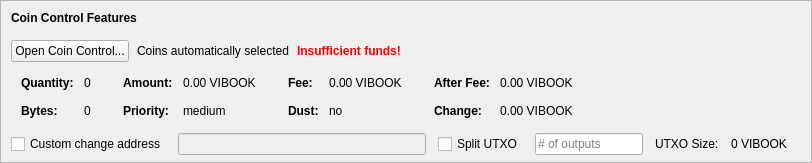
    <widget class="QFrame" name="frameCoinControl">
     <property name="sizePolicy">
      <sizepolicy hsizetype="Expanding" vsizetype="Expanding">
       <horstretch>0</horstretch>
       <verstretch>0</verstretch>
      </sizepolicy>
     </property>
     <property name="maximumSize">
      <size>
       <width>16777215</width>
       <height>16777215</height>
      </size>
     </property>
     <property name="frameShape">
      <enum>QFrame::StyledPanel</enum>
     </property>
     <property name="frameShadow">
      <enum>QFrame::Sunken</enum>
     </property>
     <layout class="QVBoxLayout" name="verticalLayoutCoinControl2">
      <property name="spacing">
       <number>0</number>
      </property>
      <property name="leftMargin">
       <number>0</number>
      </property>
      <property name="topMargin">
       <number>0</number>
      </property>
      <property name="rightMargin">
       <number>0</number>
      </property>
      <property name="bottomMargin">
       <number>6</number>
      </property>
      <item>
       <layout class="QVBoxLayout" name="verticalLayoutCoinControl" stretch="0,0,0,0,1">
        <property name="spacing">
         <number>0</number>
        </property>
        <property name="leftMargin">
         <number>10</number>
        </property>
        <property name="topMargin">
         <number>10</number>
        </property>
        <item>
         <layout class="QHBoxLayout" name="horizontalLayoutCoinControl1">
          <property name="bottomMargin">
           <number>15</number>
          </property>
          <item>
           <widget class="QLabel" name="labelCoinControlFeatures">
            <property name="sizePolicy">
             <sizepolicy hsizetype="Preferred" vsizetype="Maximum">
              <horstretch>0</horstretch>
              <verstretch>0</verstretch>
             </sizepolicy>
            </property>
            <property name="font">
             <font>
              <weight>75</weight>
              <bold>true</bold>
             </font>
            </property>
            <property name="styleSheet">
             <string notr="true">font-weight:bold;</string>
            </property>
            <property name="text">
             <string>Coin Control Features</string>
            </property>
           </widget>
          </item>
         </layout>
        </item>
        <item>
         <layout class="QHBoxLayout" name="horizontalLayoutCoinControl2" stretch="0,0,0,0">
          <property name="spacing">
           <number>8</number>
          </property>
          <property name="bottomMargin">
           <number>10</number>
          </property>
          <item>
           <widget class="QPushButton" name="pushButtonCoinControl">
            <property name="styleSheet">
             <string notr="true"/>
            </property>
            <property name="text">
             <string>Open Coin Control...</string>
            </property>
            <property name="autoDefault">
             <bool>false</bool>
            </property>
           </widget>
          </item>
          <item>
           <widget class="QLabel" name="labelCoinControlAutomaticallySelected">
            <property name="text">
             <string>Coins automatically selected</string>
            </property>
            <property name="margin">
             <number>5</number>
            </property>
           </widget>
          </item>
          <item>
           <widget class="QLabel" name="labelCoinControlInsuffFunds">
            <property name="font">
             <font>
              <weight>75</weight>
              <bold>true</bold>
             </font>
            </property>
            <property name="styleSheet">
             <string notr="true">color:red;font-weight:bold;</string>
            </property>
            <property name="text">
             <string>Insufficient funds!</string>
            </property>
            <property name="margin">
             <number>5</number>
            </property>
           </widget>
          </item>
          <item>
           <spacer name="horizontalSpacerCoinControl">
            <property name="orientation">
             <enum>Qt::Horizontal</enum>
            </property>
            <property name="sizeHint" stdset="0">
             <size>
              <width>40</width>
              <height>1</height>
             </size>
            </property>
           </spacer>
          </item>
         </layout>
        </item>
        <item>
         <widget class="QWidget" name="widgetCoinControl" native="true">
          <property name="sizePolicy">
           <sizepolicy hsizetype="Preferred" vsizetype="Preferred">
            <horstretch>0</horstretch>
            <verstretch>0</verstretch>
           </sizepolicy>
          </property>
          <property name="minimumSize">
           <size>
            <width>0</width>
            <height>0</height>
           </size>
          </property>
          <property name="styleSheet">
           <string notr="true"/>
          </property>
          <layout class="QHBoxLayout" name="horizontalLayoutCoinControl5">
           <property name="leftMargin">
            <number>0</number>
           </property>
           <property name="topMargin">
            <number>0</number>
           </property>
           <property name="rightMargin">
            <number>0</number>
           </property>
           <property name="bottomMargin">
            <number>0</number>
           </property>
           <item>
            <layout class="QHBoxLayout" name="horizontalLayoutCoinControl3" stretch="0,0,0,1">
             <property name="spacing">
              <number>20</number>
             </property>
             <property name="topMargin">
              <number>0</number>
             </property>
             <property name="bottomMargin">
              <number>10</number>
             </property>
             <item>
              <layout class="QFormLayout" name="formLayoutCoinControl1">
               <property name="horizontalSpacing">
                <number>10</number>
               </property>
               <property name="verticalSpacing">
                <number>14</number>
               </property>
               <property name="leftMargin">
                <number>10</number>
               </property>
               <property name="topMargin">
                <number>4</number>
               </property>
               <property name="rightMargin">
                <number>6</number>
               </property>
               <item row="0" column="0">
                <widget class="QLabel" name="labelCoinControlQuantityText">
                 <property name="font">
                  <font>
                   <weight>75</weight>
                   <bold>true</bold>
                  </font>
                 </property>
                 <property name="text">
                  <string>Quantity:</string>
                 </property>
                 <property name="margin">
                  <number>0</number>
                 </property>
                </widget>
               </item>
               <item row="0" column="1">
                <widget class="QLabel" name="labelCoinControlQuantity">
                 <property name="cursor">
                  <cursorShape>IBeamCursor</cursorShape>
                 </property>
                 <property name="contextMenuPolicy">
                  <enum>Qt::ActionsContextMenu</enum>
                 </property>
                 <property name="text">
                  <string notr="true">0</string>
                 </property>
                 <property name="margin">
                  <number>0</number>
                 </property>
                 <property name="textInteractionFlags">
                  <set>Qt::LinksAccessibleByMouse|Qt::TextSelectableByKeyboard|Qt::TextSelectableByMouse</set>
                 </property>
                </widget>
               </item>
               <item row="1" column="0">
                <widget class="QLabel" name="labelCoinControlBytesText">
                 <property name="font">
                  <font>
                   <weight>75</weight>
                   <bold>true</bold>
                  </font>
                 </property>
                 <property name="text">
                  <string>Bytes:</string>
                 </property>
                </widget>
               </item>
               <item row="1" column="1">
                <widget class="QLabel" name="labelCoinControlBytes">
                 <property name="cursor">
                  <cursorShape>IBeamCursor</cursorShape>
                 </property>
                 <property name="contextMenuPolicy">
                  <enum>Qt::ActionsContextMenu</enum>
                 </property>
                 <property name="text">
                  <string notr="true">0</string>
                 </property>
                 <property name="textInteractionFlags">
                  <set>Qt::LinksAccessibleByMouse|Qt::TextSelectableByKeyboard|Qt::TextSelectableByMouse</set>
                 </property>
                </widget>
               </item>
              </layout>
             </item>
             <item>
              <layout class="QFormLayout" name="formLayoutCoinControl2">
               <property name="horizontalSpacing">
                <number>10</number>
               </property>
               <property name="verticalSpacing">
                <number>14</number>
               </property>
               <property name="leftMargin">
                <number>6</number>
               </property>
               <property name="topMargin">
                <number>4</number>
               </property>
               <property name="rightMargin">
                <number>6</number>
               </property>
               <item row="0" column="0">
                <widget class="QLabel" name="labelCoinControlAmountText">
                 <property name="font">
                  <font>
                   <weight>75</weight>
                   <bold>true</bold>
                  </font>
                 </property>
                 <property name="text">
                  <string>Amount:</string>
                 </property>
                 <property name="margin">
                  <number>0</number>
                 </property>
                </widget>
               </item>
               <item row="0" column="1">
                <widget class="QLabel" name="labelCoinControlAmount">
                 <property name="cursor">
                  <cursorShape>IBeamCursor</cursorShape>
                 </property>
                 <property name="contextMenuPolicy">
                  <enum>Qt::ActionsContextMenu</enum>
                 </property>
                 <property name="text">
                  <string notr="true">0.00 VIBOOK</string>
                 </property>
                 <property name="textInteractionFlags">
                  <set>Qt::LinksAccessibleByMouse|Qt::TextSelectableByKeyboard|Qt::TextSelectableByMouse</set>
                 </property>
                </widget>
               </item>
               <item row="1" column="0">
                <widget class="QLabel" name="labelCoinControlPriorityText">
                 <property name="font">
                  <font>
                   <weight>75</weight>
                   <bold>true</bold>
                  </font>
                 </property>
                 <property name="text">
                  <string>Priority:</string>
                 </property>
                </widget>
               </item>
               <item row="1" column="1">
                <widget class="QLabel" name="labelCoinControlPriority">
                 <property name="cursor">
                  <cursorShape>IBeamCursor</cursorShape>
                 </property>
                 <property name="contextMenuPolicy">
                  <enum>Qt::ActionsContextMenu</enum>
                 </property>
                 <property name="text">
                  <string>medium</string>
                 </property>
                 <property name="textInteractionFlags">
                  <set>Qt::LinksAccessibleByMouse|Qt::TextSelectableByKeyboard|Qt::TextSelectableByMouse</set>
                 </property>
                </widget>
               </item>
              </layout>
             </item>
             <item>
              <layout class="QFormLayout" name="formLayoutCoinControl3">
               <property name="horizontalSpacing">
                <number>10</number>
               </property>
               <property name="verticalSpacing">
                <number>14</number>
               </property>
               <property name="leftMargin">
                <number>6</number>
               </property>
               <property name="topMargin">
                <number>4</number>
               </property>
               <property name="rightMargin">
                <number>6</number>
               </property>
               <item row="0" column="0">
                <widget class="QLabel" name="labelCoinControlFeeText">
                 <property name="font">
                  <font>
                   <weight>75</weight>
                   <bold>true</bold>
                  </font>
                 </property>
                 <property name="text">
                  <string>Fee:</string>
                 </property>
                 <property name="margin">
                  <number>0</number>
                 </property>
                </widget>
               </item>
               <item row="0" column="1">
                <widget class="QLabel" name="labelCoinControlFee">
                 <property name="cursor">
                  <cursorShape>IBeamCursor</cursorShape>
                 </property>
                 <property name="contextMenuPolicy">
                  <enum>Qt::ActionsContextMenu</enum>
                 </property>
                 <property name="text">
                  <string notr="true">0.00 VIBOOK</string>
                 </property>
                 <property name="textInteractionFlags">
                  <set>Qt::LinksAccessibleByMouse|Qt::TextSelectableByKeyboard|Qt::TextSelectableByMouse</set>
                 </property>
                </widget>
               </item>
               <item row="1" column="0">
                <widget class="QLabel" name="labelCoinControlLowOutputText">
                 <property name="font">
                  <font>
                   <weight>75</weight>
                   <bold>true</bold>
                  </font>
                 </property>
                 <property name="text">
                  <string>Dust:</string>
                 </property>
                </widget>
               </item>
               <item row="1" column="1">
                <widget class="QLabel" name="labelCoinControlLowOutput">
                 <property name="cursor">
                  <cursorShape>IBeamCursor</cursorShape>
                 </property>
                 <property name="contextMenuPolicy">
                  <enum>Qt::ActionsContextMenu</enum>
                 </property>
                 <property name="text">
                  <string>no</string>
                 </property>
                 <property name="textInteractionFlags">
                  <set>Qt::LinksAccessibleByMouse|Qt::TextSelectableByKeyboard|Qt::TextSelectableByMouse</set>
                 </property>
                </widget>
               </item>
              </layout>
             </item>
             <item>
              <layout class="QFormLayout" name="formLayoutCoinControl4">
               <property name="horizontalSpacing">
                <number>10</number>
               </property>
               <property name="verticalSpacing">
                <number>14</number>
               </property>
               <property name="leftMargin">
                <number>6</number>
               </property>
               <property name="topMargin">
                <number>4</number>
               </property>
               <property name="rightMargin">
                <number>6</number>
               </property>
               <item row="0" column="0">
                <widget class="QLabel" name="labelCoinControlAfterFeeText">
                 <property name="font">
                  <font>
                   <weight>75</weight>
                   <bold>true</bold>
                  </font>
                 </property>
                 <property name="text">
                  <string>After Fee:</string>
                 </property>
                 <property name="margin">
                  <number>0</number>
                 </property>
                </widget>
               </item>
               <item row="0" column="1">
                <widget class="QLabel" name="labelCoinControlAfterFee">
                 <property name="cursor">
                  <cursorShape>IBeamCursor</cursorShape>
                 </property>
                 <property name="contextMenuPolicy">
                  <enum>Qt::ActionsContextMenu</enum>
                 </property>
                 <property name="text">
                  <string notr="true">0.00 VIBOOK</string>
                 </property>
                 <property name="textInteractionFlags">
                  <set>Qt::LinksAccessibleByMouse|Qt::TextSelectableByKeyboard|Qt::TextSelectableByMouse</set>
                 </property>
                </widget>
               </item>
               <item row="1" column="0">
                <widget class="QLabel" name="labelCoinControlChangeText">
                 <property name="font">
                  <font>
                   <weight>75</weight>
                   <bold>true</bold>
                  </font>
                 </property>
                 <property name="text">
                  <string>Change:</string>
                 </property>
                </widget>
               </item>
               <item row="1" column="1">
                <widget class="QLabel" name="labelCoinControlChange">
                 <property name="cursor">
                  <cursorShape>IBeamCursor</cursorShape>
                 </property>
                 <property name="contextMenuPolicy">
                  <enum>Qt::ActionsContextMenu</enum>
                 </property>
                 <property name="text">
                  <string notr="true">0.00 VIBOOK</string>
                 </property>
                 <property name="textInteractionFlags">
                  <set>Qt::LinksAccessibleByMouse|Qt::TextSelectableByKeyboard|Qt::TextSelectableByMouse</set>
                 </property>
                </widget>
               </item>
              </layout>
             </item>
            </layout>
           </item>
          </layout>
         </widget>
        </item>
        <item>
         <layout class="QHBoxLayout" name="horizontalLayoutCoinControl4" stretch="0,0,0,0,0,0,0">
          <property name="spacing">
           <number>12</number>
          </property>
          <property name="sizeConstraint">
           <enum>QLayout::SetDefaultConstraint</enum>
          </property>
          <property name="topMargin">
           <number>5</number>
          </property>
          <property name="rightMargin">
           <number>5</number>
          </property>
          <item>
           <widget class="QCheckBox" name="checkBoxCoinControlChange">
            <property name="toolTip">
             <string>If this is activated, but the change address is empty or invalid, change will be sent to a newly generated address.</string>
            </property>
            <property name="text">
             <string>Custom change address</string>
            </property>
           </widget>
          </item>
          <item>
           <widget class="QValidatedLineEdit" name="lineEditCoinControlChange">
            <property name="enabled">
             <bool>false</bool>
            </property>
            <property name="sizePolicy">
             <sizepolicy hsizetype="Expanding" vsizetype="Fixed">
              <horstretch>0</horstretch>
              <verstretch>0</verstretch>
             </sizepolicy>
            </property>
           </widget>
          </item>
          <item>
           <widget class="QCheckBox" name="splitBlockCheckBox">
            <property name="text">
             <string>Split UTXO</string>
            </property>
           </widget>
          </item>
          <item>
           <widget class="QLineEdit" name="splitBlockLineEdit">
            <property name="sizePolicy">
             <sizepolicy hsizetype="Fixed" vsizetype="Fixed">
              <horstretch>50</horstretch>
              <verstretch>0</verstretch>
             </sizepolicy>
            </property>
            <property name="placeholderText">
             <string># of outputs</string>
            </property>
           </widget>
          </item>
          <item>
           <widget class="QLabel" name="labelBlockSizeText">
            <property name="text">
             <string>UTXO Size:</string>
            </property>
           </widget>
          </item>
          <item>
           <widget class="QLabel" name="labelBlockSize">
            <property name="text">
             <string>0 VIBOOK</string>
            </property>
           </widget>
          </item>
          <item>
           <widget class="QLabel" name="labelCoinControlChangeLabel">
            <property name="sizePolicy">
             <sizepolicy hsizetype="Preferred" vsizetype="Expanding">
              <horstretch>0</horstretch>
              <verstretch>0</verstretch>
             </sizepolicy>
            </property>
            <property name="minimumSize">
             <size>
              <width>0</width>
              <height>0</height>
             </size>
            </property>
            <property name="text">
             <string/>
            </property>
            <property name="margin">
             <number>3</number>
            </property>
           </widget>
          </item>
         </layout>
        </item>
        <item>
         <spacer name="verticalSpacerCoinControl">
          <property name="orientation">
           <enum>Qt::Vertical</enum>
          </property>
          <property name="sizeHint" stdset="0">
           <size>
            <width>800</width>
            <height>1</height>
           </size>
          </property>
         </spacer>
        </item>
       </layout>
      </item>
     </layout>
    </widget>
